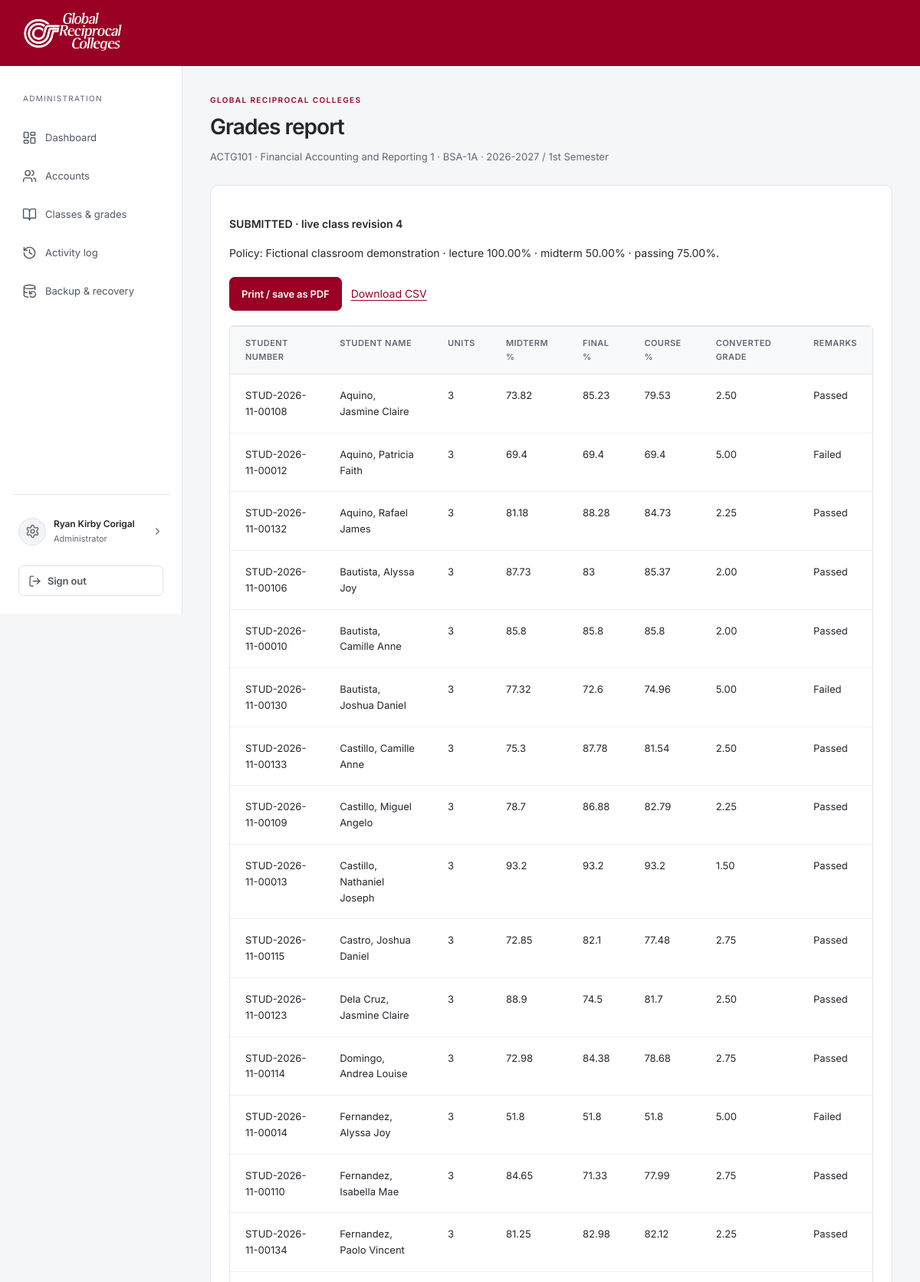
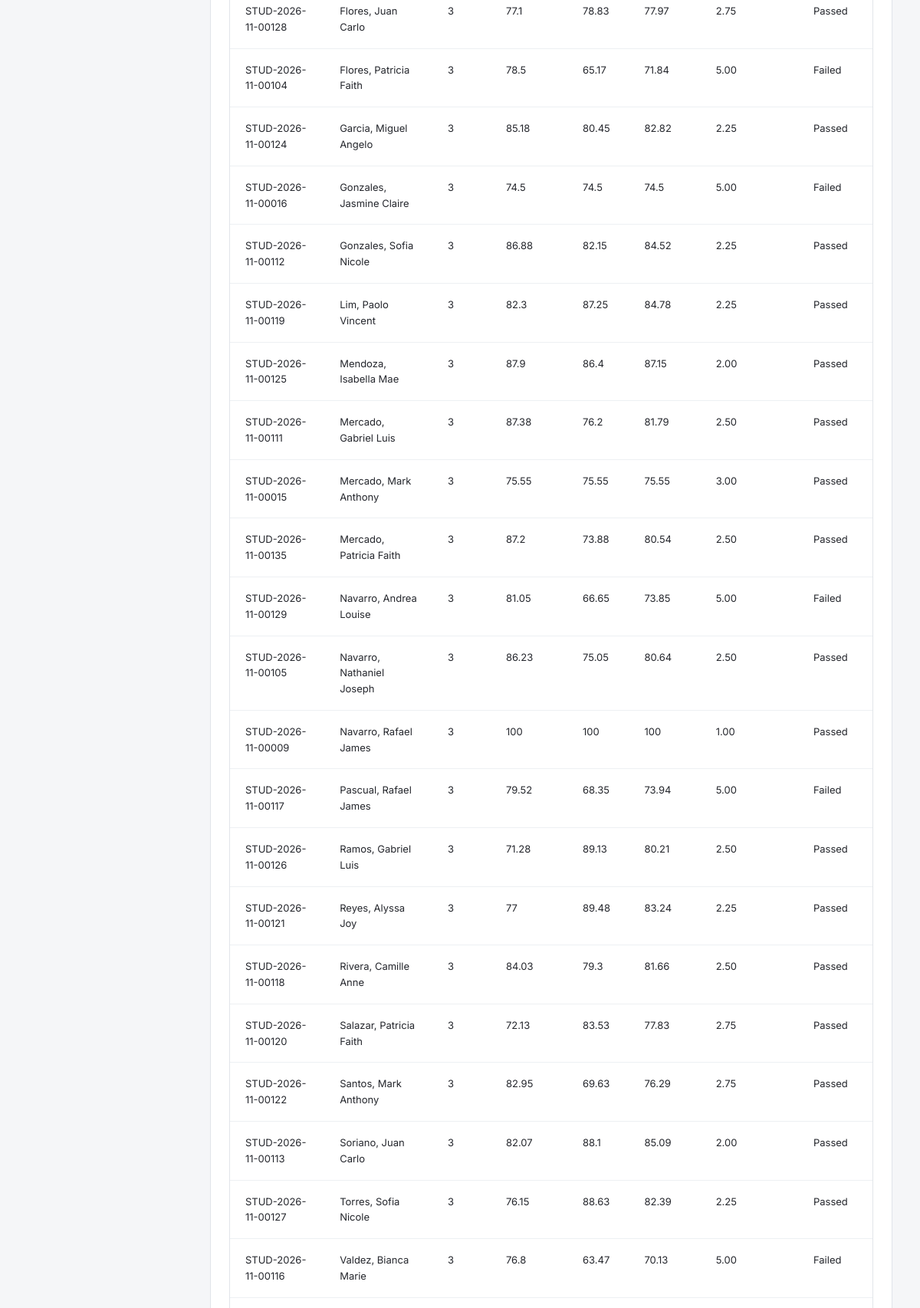
/report.php?subject_id=2 (signed in, upper part), run on the app's committed database (2 pictures, top to bottom).
### tables this page shows
CREATE TABLE IF NOT EXISTS `classbook_admins` (
  `id` INT UNSIGNED PRIMARY KEY AUTO_INCREMENT,
  `username` VARCHAR(80) NOT NULL UNIQUE,
  `full_name` VARCHAR(150) NOT NULL,
  `password_hash` VARCHAR(255) NOT NULL,
  `created_at` TIMESTAMP DEFAULT CURRENT_TIMESTAMP
);

CREATE TABLE IF NOT EXISTS `classbook_policies` (
  `subject_id` INT UNSIGNED PRIMARY KEY,
  `lecture_percent` DECIMAL(5,2) NOT NULL DEFAULT 65,
  `midterm_percent` DECIMAL(5,2) NOT NULL DEFAULT 50,
  `passing_percent` DECIMAL(5,2) NOT NULL DEFAULT 75,
  `policy_label` VARCHAR(150) NOT NULL DEFAULT 'Provisional defaults',
  `conversion_json` TEXT NULL,
  FOREIGN KEY(`subject_id`) REFERENCES `subjects`(`id`) ON DELETE RESTRICT
);

### report.php (the view, shortened to what the rows shown need)
<?php
require_once __DIR__.'/includes/portal.php';
$db=portalDb();$u=getCurrentUser();if(!$u)portalRedirect('index.php');$u=portalUser($db,$u['role']);
$id=(int)($_GET['subject_id']??0);$type=(string)($_GET['type']??'grades');$published=($_GET['version']??'')==='published'||$u['role']==='student';$history=[];
try{
    if($published){
        $releaseId=(int)($_GET['release_id']??0);
        $r=$releaseId?cbQuery($db,'SELECT * FROM classbook_releases WHERE subject_id=? AND id=?',[$id,$releaseId])->fetch():null;
        $release=$releaseId?($r?['record'=>$r,'snapshot'=>json_decode($r['snapshot_json'],true,512,JSON_THROW_ON_ERROR)]:null):cbLatestRelease($db,$id);
        if(!$release)throw new RuntimeException('No released report is available.');
        $data=$release['snapshot'];$s=$data['class'];
        if($u['role']==='student'){$data['students']=array_filter($data['students'],fn($r)=>(int)$r['student']['student_id']===(int)$u['id']);if(!$data['students'])throw new RuntimeException('You are not included in this release.');}
        $label='RELEASED · '.$release['record']['created_at'].' · revision '.$release['record']['revision'];
        $history=cbQuery($db,'SELECT id,revision,created_at FROM classbook_releases WHERE subject_id=? ORDER BY id DESC',[$id])->fetchAll();
        $type='grades';
    }else{$s=cbClass($db,$id,$u);$data=cbCompute($db,$id);$label=strtoupper($s['state']).' · live class revision '.$s['revision'];}
    $rows=[];$headers=[];
    if($type==='grades'){
        $headers=['Student number','Student name','Units','Midterm %','Final %','Course %','Converted grade','Remarks'];
    }elseif($type==='roster'){
        $headers=['Student number','Last name','First name','Email','Enrollment starts','Status'];
        foreach(cbMembers($db,$id,false) as $m)$rows[]=[$m['student_no'],$m['last_name'],$m['first_name'],$m['email'],$m['starts_on'],$m['enrollment_status']];
    }
}catch(Throwable $e){http_response_code(403);portalStart('Report unavailable',$u);portalNotice(portalError($e),'danger');portalEnd();exit;}
portalStart('Academic report',$u);portalHeading(ucfirst($type).' report',$s['subject_code'].' · '.$s['subject_title'].' · '.$s['section'].' · '.$s['school_year'].' / '.$s['semester']);
?><section class="card"><p><strong><?=h($label)?></strong></p><?php if(isset($data['policy'])):$p=$data['policy'];?><p>Policy: <?=h($p['policy_label'])?> · lecture <?=h($p['lecture_percent'])?>% · midterm <?=h($p['midterm_percent'])?>% · passing <?=h($p['passing_percent'])?>%.</p><?php endif;?>
<div class="actions"><button type="button" onclick="window.print()">Print / save as PDF</button><a href="?<?=h(http_build_query(array_merge($_GET,['format'=>'csv'])))?>">Download CSV</a></div>
<div class="table-wrap"><table><thead><tr><?php foreach($headers as $heading):?><th><?=h($heading)?></th><?php endforeach;?></tr></thead></table></div>
<div class="signatures"><div>Prepared by / Professor</div><div>Verified by / Registrar</div></div><p class="muted">A printed report is subject to school verification. No signature is generated automatically.</p></section>
<?php if($history):?><?php foreach($history as $h):?><?=$id?><?=$h['id']?> <?=h($h['revision'])?> <?=h($h['created_at'])?><?php endforeach;?><?php endif;portalEnd();

### includes/portal.php (shortened to what the rows shown need)
<?php
require_once __DIR__.'/auth.php';
require_once __DIR__.'/functions.php';
require_once __DIR__.'/classbook.php';
function portalUser(PDO $db,string $role): array {
    $u=getCurrentUser();
    $table=match($role){'professor'=>'professors','student'=>'students','admin'=>'classbook_admins',default=>throw new RuntimeException('Unknown account role.')};
    $account=cbQuery($db,'SELECT * FROM '.$table.' WHERE id=?',[$u['id']])->fetch();
    $u['full_name']=$role==='student'?$account['first_name'].' '.$account['last_name']:$account['full_name'];$u['username']=$account['username'];$u['public_id']=cbAccountPublicId($db,$role,(int)$u['id']);$_SESSION['user']=$u;$_SESSION['last_active']=time();return $u;
}
function portalRoleLabel(string $role): string {return match($role){'admin'=>'Administrator','professor'=>'Professor','student'=>'Student',default=>ucfirst($role)};}
function portalIcon(string $name): string {
    $path=__DIR__.'/../assets/icons/'.$name.'.svg';
    $svg=preg_replace('/class="[^"]*"/','class="ui-icon"',file_get_contents($path),1);
    return str_replace('<svg','<svg aria-hidden="true" focusable="false"',$svg);
}
function portalStart(string $title,?array $u=null,string $active=''): void {
    $flash=getFlash();
    ?><!doctype html><html lang="en"><head><meta charset="utf-8"><meta name="viewport" content="width=device-width,initial-scale=1"><?php portalPagePaint();?><title><?=h($title)?> · GRC</title><link rel="stylesheet" href="assets/css/classbook.css?v=<?=filemtime(__DIR__.'/../assets/css/classbook.css')?>"><link rel="stylesheet" href="assets/css/filters.css?v=<?=filemtime(__DIR__.'/../assets/css/filters.css')?>"><?php if(($u['role']??'')==='admin'):?><link rel="stylesheet" href="assets/css/administrator.css?v=<?=filemtime(__DIR__.'/../assets/css/administrator.css')?>"><link rel="stylesheet" href="assets/css/admin-directory.css?v=<?=filemtime(__DIR__.'/../assets/css/admin-directory.css')?>"><?php endif;?><?php if($u):?><link rel="stylesheet" href="assets/css/workspace.css?v=<?=filemtime(__DIR__.'/../assets/css/workspace.css')?>"><link rel="stylesheet" href="assets/css/profile.css?v=<?=filemtime(__DIR__.'/../assets/css/profile.css')?>"><?php endif;?></head><body class="<?=$u?'workspace-app role-'.h($u['role']).(($u['role']==='admin')?' administrator-app':''):''?>"><?php if($u):?><a class="skip-link" href="#main-content">Skip to content</a><?php endif;?>
    <div class="portal-layout"><?php if($u):?><nav class="portal-nav" aria-label="Workspace"><div class="workspace-links" id="workspace-links"><p><?=h($u['role']==='admin'?'ADMINISTRATION':strtoupper(portalRoleLabel($u['role'])).' WORKSPACE')?></p>
    <?php $items=match($u['role']){'professor'=>['classes'=>['professor-dashboard.php','My classes'],'roster'=>['professor-dashboard.php?view=roster','Student masterlist'],'attendance'=>['professor-dashboard.php?view=attendance','Attendance'],'activities'=>['professor-dashboard.php?view=activities','Scores'],'grades'=>['professor-dashboard.php?view=grades','Grades'],'settings'=>['professor-dashboard.php?view=settings','Class settings']], 'admin'=>['overview'=>['registrar.php','Overview'],'accounts'=>['registrar.php?view=accounts','Accounts & approval'],'classes'=>['registrar.php?view=classes','Classes & verification'],'audit'=>['registrar.php?view=audit','Activity log'],'maintenance'=>['registrar.php?view=maintenance','Backup & recovery']],default=>['grades'=>['student-dashboard.php','My grades']]};
    $icons=['overview'=>'layout-dashboard','accounts'=>'users','classes'=>'book-open','audit'=>'history','maintenance'=>'database-backup','roster'=>'users','criteria'=>'list-filter','attendance'=>'clipboard-check','activities'=>'file-text','grades'=>'graduation-cap','import'=>'download','settings'=>'settings-2','profile'=>'user-round'];
    $navActive=$active==='import'?'attendance':($active==='criteria'?'settings':$active);
    foreach($items as $key=>[$url,$label]){if($u['role']==='admin')$label=match($key){'overview'=>'Dashboard','accounts'=>'Accounts','classes'=>'Classes & grades',default=>$label};if($u['role']==='professor'&&isset($_GET['subject_id']))$url.=(str_contains($url,'?')?'&':'?').'subject_id='.(int)$_GET['subject_id'];?><a class="<?=$navActive===$key?'selected':''?>" <?=$navActive===$key?'aria-current="page"':''?> href="<?=h($url)?>"><?=portalIcon($icons[$key]??'file-text')?><span><?=h($label)?></span></a><?php }?><div class="workspace-account"><a class="account-identity account-profile-link <?=$active==='profile'?'current':''?>" href="profile.php" aria-label="<?=h(portalRoleLabel($u['role']).' account settings')?>" <?=$active==='profile'?'aria-current="page"':''?> title="Account settings"><span class="account-avatar"><?=portalIcon('settings')?></span><div><strong title="<?=h($u['full_name'])?>"><?=h($u['full_name'])?></strong><small><?=h(portalRoleLabel($u['role']))?></small></div><?=portalIcon('chevron-right')?></a><form method="post" action="logout.php"><?=csrfField()?><button class="quiet"><?=portalIcon('log-out')?>Sign out</button></form></div></div></nav><?php endif;?>
    <main id="main-content" tabindex="-1" class="portal-main <?=$u?'':'public-main'?>"><?php if($flash):?><div class="notice <?=h($flash['type'])?>" role="status"><?=h($flash['message'])?></div><?php endif;
}
function portalEnd(): void {?></main></div><script src="assets/js/classbook.js?v=<?=filemtime(__DIR__.'/../assets/js/classbook.js')?>"></script></body></html><?php }
function portalHeading(string $title,string $subtitle=''): void {?><div class="page-heading"><span class="eyebrow">GLOBAL RECIPROCAL COLLEGES</span><h1><?=h($title)?></h1><p><?=h($subtitle)?></p></div><?php }
function portalNotice(string $text,string $kind='info'): void {?><div class="notice <?=h($kind)?>" role="status"><?=h($text);?></div><?php }

### data on the page
classbook_admins: username "ADMINISTRATION", full_name "Ryan Kirby Corigal", username "Administrator"
classbook_policies: policy_label "Fictional classroom demonstration", lecture_percent "100.00", midterm_percent "50.00", passing_percent "75.00"

### other printed values
$label "Dashboard"
$label "Accounts"
$label "Classes & grades"
$label "Activity log"
$label "Backup & recovery"
$title "Grades report"
$subtitle "ACTG101 · Financial Accounting and Reporting 1 · BSA-1A · 2026-2027 / 1st Semester"
$label "SUBMITTED · live class revision 4"
$heading "STUDENT NUMBER"
$heading "STUDENT NAME"
$heading "UNITS"
$heading "MIDTERM %"
$heading "FINAL %"
$heading "COURSE %"
$heading "CONVERTED GRADE"
